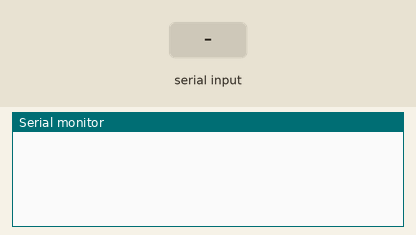
A sketch run on a simulated ESP32. On the bench: the last lines printed to the serial monitor. The inputs (shaded band) are chosen by the test bench.

Above: at 1.2 s.
1.3 s: "1\n" received over Serial
At 2.5 s:
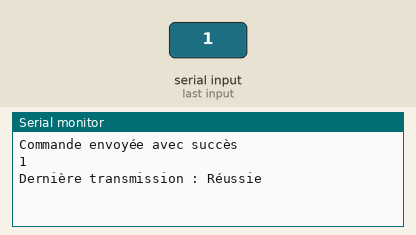
2.8 s: "0\n" received over Serial
At 3.8 s:
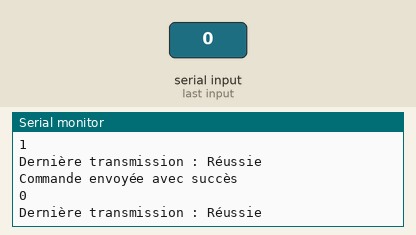
4.3 s: "2\n" received over Serial
At 4.9 s:
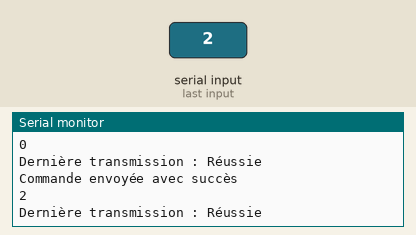

Measured:
- after the input at 1.3 s, the serial monitor: prints a new line at once (image 1)
- after the input at 2.8 s, the serial monitor: prints a new line at once (image 2)
- after the input at 4.3 s, the serial monitor: prints a new line at once (image 3)

The sketch:

remote.ino
```cpp
#include <esp_now.h>
#include <WiFi.h>

// Adresse MAC de l'esp32 récepteur (Robot)
uint8_t broadcastAddress[] = {0xA0, 0xB7, 0x65, 0x6E, 0x44, 0xD0};

// Variable pour stocker la commande
String command = "";

// Fonction de callback pour confirmer la réception du message
void OnDataSent(const uint8_t *mac_addr, esp_now_send_status_t status) {
    Serial.print("Dernière transmission : ");
    Serial.println(status == ESP_NOW_SEND_SUCCESS ? "Réussie" : "Echouée");

}

void setup() {
    Serial.begin(115200);
    // Mettre l'ESP32 en mode station
    WiFi.mode(WIFI_STA);

    // Initialiser ESP-NOW
    if (esp_now_init() != ESP_OK) {
        Serial.println("Erreur lors de l'initialisation d'ESP-NOW");
        return;
    }

    // Enregistrer la fonction de callback de transmission
    esp_now_register_send_cb(OnDataSent);

    // Configurer les informations du peer
    esp_now_peer_info_t peerInfo;
    memset(&peerInfo, 0, sizeof(peerInfo));  // Initialiser à zéro
    memcpy(peerInfo.peer_addr, broadcastAddress, 6);
    peerInfo.channel = 0;
    peerInfo.encrypt = false;

    // Ajouter le peer
    if (esp_now_add_peer(&peerInfo) != ESP_OK) {
        Serial.println("Erreur lors de l'ajout du pair");
        return;
    }
}

void loop() {
    if (Serial.available() > 0) {
        command = Serial.readStringUntil('\n');

        // Envoyer la commande à l'adresse MAC du récepteur
        esp_err_t result = esp_now_send(broadcastAddress, (uint8_t *)command.c_str(), command.length() + 1);

        if (result == ESP_OK) {
            Serial.println("Commande envoyée avec succès");
            Serial.println(command);
        } else {
            Serial.println("Erreur lors de l'envoi de la commande");
        }
    }
}
```
